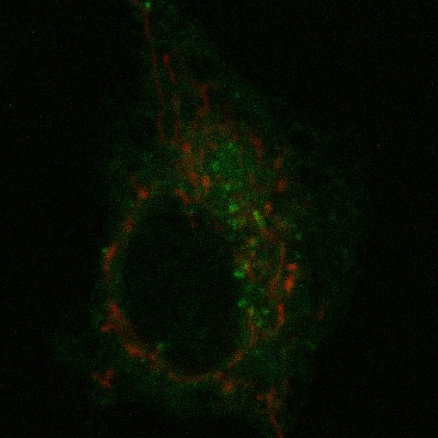
#> input picture 12Days/Day7/Brightwork-master/image_timeseries/img_0001.jpg, 438 x 438 px; its folder holds 5 pictures in this run
$ jupyter execute --allow-errors Day7-lecture.ipynb   (Python 2 division)   (older library calls are emulated)
#> lines starting #> are read from the running program, lines starting #| are printed output that depends on the picture
[cell 1]
import numpy as np
import matplotlib.pyplot as plt
import os

[cell 2]
cwd = os.getcwd()

[cell 3]
image_dir = os.path.join(cwd, 'Brightwork-master/image_timeseries/')

[cell 4]
files = [f for f in os.listdir(image_dir) if f.endswith('.jpg')]

[cell 5]
redperimage = []
greperimage = []

[cell 6]
for image in files:
    img = plt.imread(os.path.join(image_dir, image))
#> img is the input picture: shape (438, 438, 3); mean R, G, B 7.2, 12.7, 2.6
    reds = img[:,:,0]
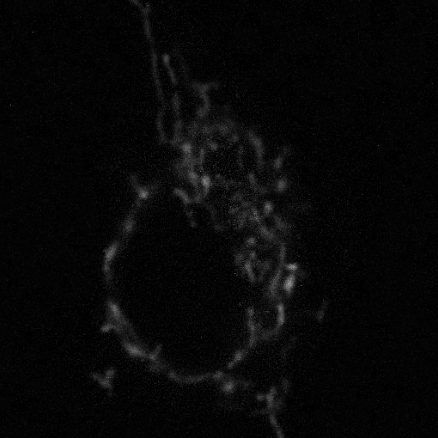
#> reds: shape (438, 438); min 0, max 150, mean 7.2
    redperimage.append( np.sum(reds))
    greens = img[:,:,1]
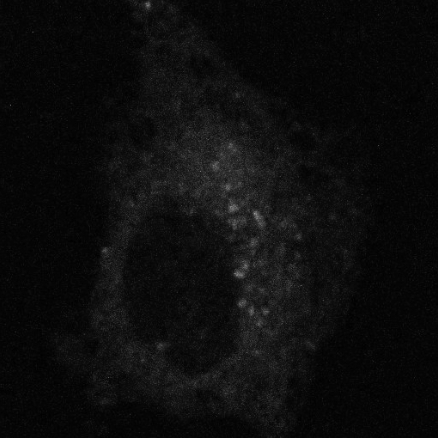
#> greens: shape (438, 438); min 0, max 154, mean 12.7
    greperimage.append( np.sum(greens))
#> pass 2 of the loop `for image in files:`:
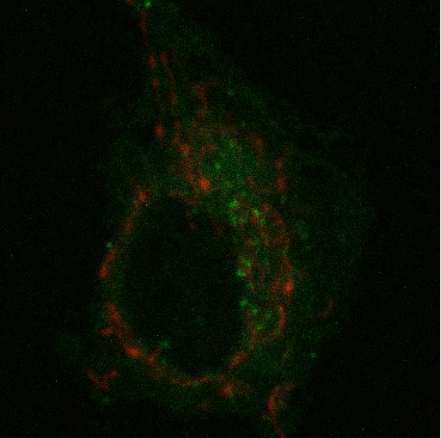
#> input picture 12Days/Day7/Brightwork-master/image_timeseries/img_0002.jpg, 441 x 438 px
#> img is the input picture: shape (438, 441, 3); mean R, G, B 7.9, 13.1, 3.1
#> `reds = img[:,:,0]`:
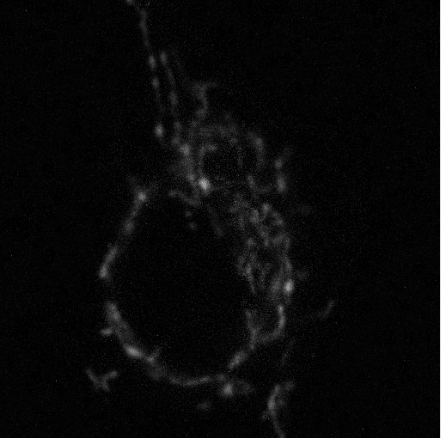
#> reds: shape (438, 441); min 0, max 221, mean 7.9
#> `greens = img[:,:,1]`:
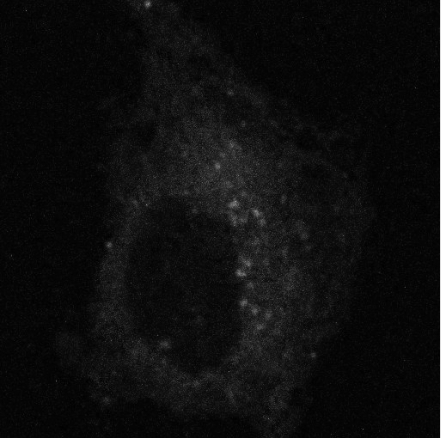
#> greens: shape (438, 441); min 0, max 222, mean 13.1
#> pass 3 of the loop `for image in files:`:
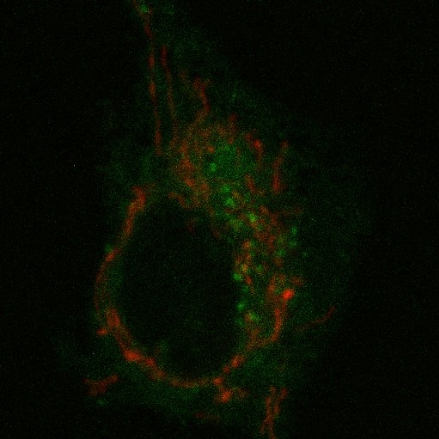
#> input picture 12Days/Day7/Brightwork-master/image_timeseries/img_0003.jpg, 439 x 439 px
#> img is the input picture: shape (439, 439, 3); mean R, G, B 8.3, 12.8, 2.6
#> `reds = img[:,:,0]`:
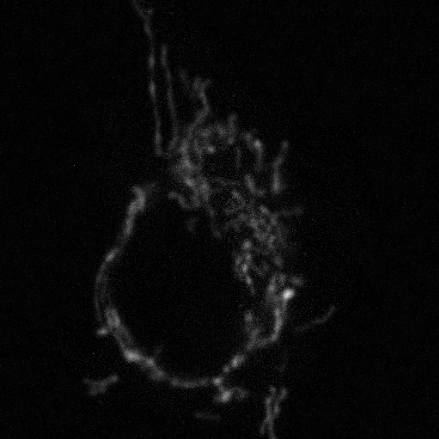
#> reds: shape (439, 439); min 0, max 224, mean 8.3
#> `greens = img[:,:,1]`:
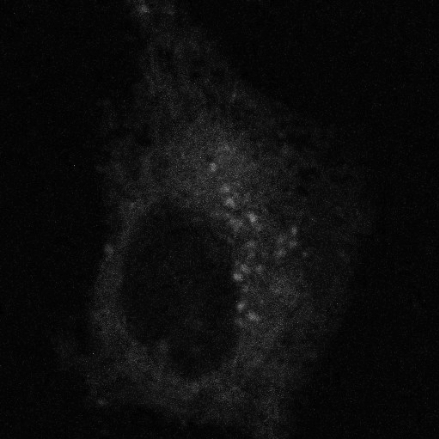
#> greens: shape (439, 439); min 0, max 138, mean 12.8
#> the loop made 5 passes; the first 3 are shown

[cell 7]
redperimage = np.array(redperimage, dtype=float)
greperimage = np.array(greperimage, dtype=float)

[cell 8]
ratio = redperimage / greperimage
ratio

[cell 9]
plt.subplot(211)
plt.plot(range(0, len(redperimage)), redperimage, 'ro')
plt.plot(range(0, len(greperimage)), greperimage, 'go')

plt.subplot(212)
plt.plot(range(0, len(ratio)), ratio, 'ko')

plt.show()
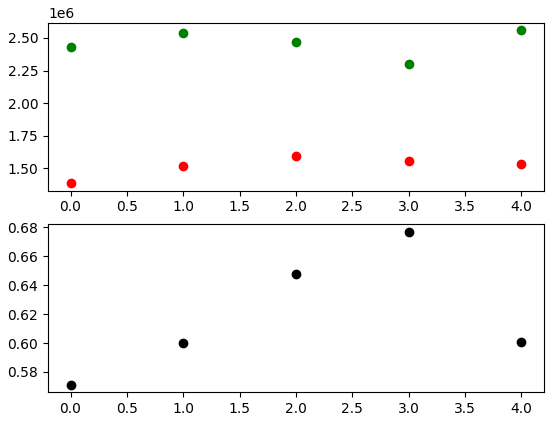
#> figure drawn by matplotlib, 2 panels

[cell 10]
sequence_dir = os.path.join(cwd, 'Brightwork-master/sequencing/')
sequences = os.path.join(sequence_dir, 'sequencereads.txt')

#> (a cell that did not finish here is left out)

#> (a cell that did not finish here is left out)

[cell 13]
molecular_weight_dict = {"A":89.09, "R":174.2, "D":133.1, "N":132.12, "C":121.16, "E":147.13, "Q":146.14, "G":75.07, "H":155.15, "I":131.17, "L":131.17, "K":146.19, "M":149.21, "F":165.19, "P":115.13, "S":105.09, "T":119.12, "W":204.23, "Y":181.19, "V":117.15, "X":0.0}

[cell 14]
# [5 lines left out: function Calculate_molecular_weight, not called in this run]

[cell 15]
NumpyMW = np.vectorize(Calculate_molecular_weight)

#> (a cell that did not finish here is left out)

#> (a cell that did not finish here is left out)

[cell 18]
import time

[cell 19]
image = plt.imread(os.path.join(image_dir, 'img_0001.jpg'))
#> (the rest of this cell did not finish here and is left out)

[cell 20]
time1 = time.time()

#> (the rest of this cell did not finish here and is left out)

[cell 21]
plt.imshow(image)

[cell 22]
#fig_path = os.path.join(cwd, 'Brightwork-master/Animate_figs/figs/')
fig_csv_path = os.path.join(cwd, 'Brightwork-master/Animate_figs/', 'A10Bleb_pct_chg_smoothed.csv')

#> (a cell that did not finish here is left out)

[cell 24]
figdir = os.path.join(cwd, 'Brightwork-master/Animate_figs/figsTest/')

#> (a cell that did not finish here is left out)

#> (a cell that did not finish here is left out)

#> (a cell that did not finish here is left out)

#> (a cell that did not finish here is left out)

[cell 29]
import scipy.misc
import scipy.optimize
from os.path import join as join2

np.set_printoptions(threshold=np.nan)
np.set_printoptions(precision=3)
np.set_printoptions(suppress=True)

[cell 30]
user_concentrations = '10 5 2.5 1.25 .625 .0625 .00625 pbs'

[cell 31]
data = np.array([0.227, 0.718, 0.773, 1.064, 1.256, 1.437, 1.614, 1.411])

[cell 32]
concs_nums = []
for i in user_concentrations.split():
    try:
        num = eval(i)
    except:
        num = 0
    concs_nums.append(num)
